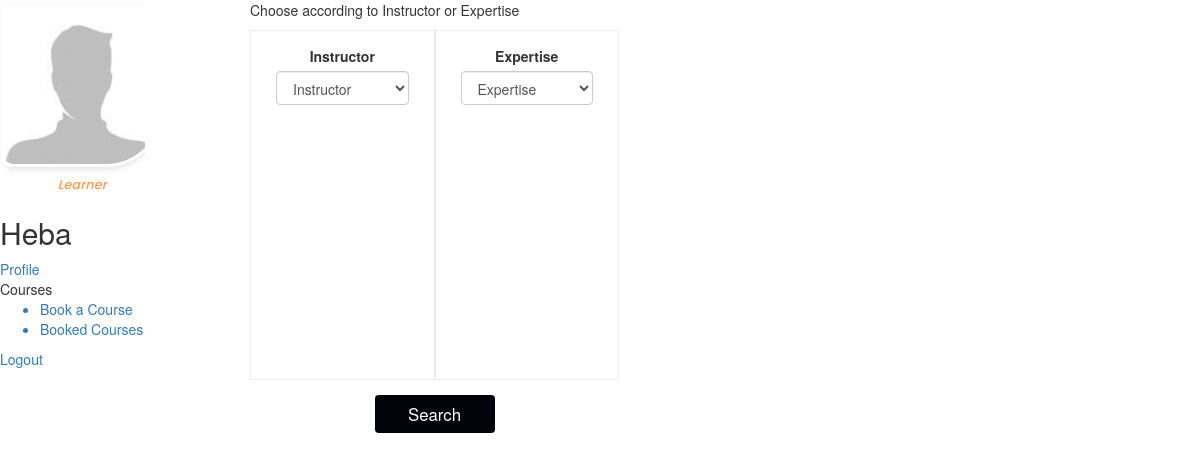
The page /dash/student/Book (signed in) on the database as committed earlier.
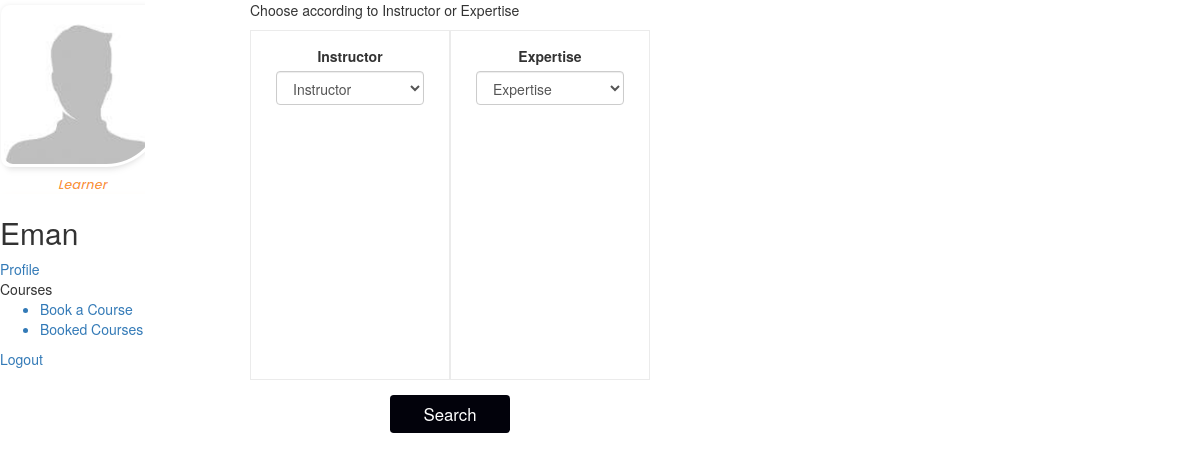
The same page on the database as committed later.
### ehub/models.py (models this page shows)
class Student(db.Model):
    id = db.Column(db.Integer, primary_key = True)
    name = db.Column(db.String(length=25), nullable = False, unique = True)
    email=db.Column(db.String(length=120), nullable = False, unique = True)
    password = db.Column(db.String(length=60), nullable = False)
    courses = db.relationship('Course', secondary=stud_course, backref='students_enrolled', lazy=True)

### ehub/routes.py (the view, shortened to what this page needs)
@app.route("/dash/student/Book", methods=['GET', 'POST'], strict_slashes=False)
@app.route("/dash/student/Book/<int:id>", methods=['GET', 'POST'], strict_slashes=False)
@login_required
@student_Permission.require(http_exception=403)
def student_Booking(id = 0):
    user_id = current_user.id
    student = get_std_data(user_id)
    unbooked_courses=[]
    if id != 0:
        C = Course.query.filter_by(id = id).first()
        if C not in student.courses:
            student.courses.append(C)
            db.session.commit()
        return redirect (url_for("account_student", name= student.name, title="account"))
    form = Book_newcourse_Form()
    return render_template("book_course.html",form=form,name= student.name,
                           title="Booking")

### ehub/forms.py
class Book_newcourse_Form(FlaskForm):
    instructor = SelectField("Instructor",choices=fill_Inst_list, validators=[DataRequired()])
    expertise = SelectField('Expertise', choices= fill_course_list, validators=[DataRequired()])
    Search   = SubmitField('Search')

### ehub/forms.py (called while the page is built)
def fill_Inst_list():
    list_names = []
    list_inst = Instructor.query.all()
    list_names.append("Instructor")
    for I in list_inst:
        list_names.append(I.name)
    return list_names

def fill_course_list():
    list_names = []
    list_expertise = Category.query.all()
    list_names.append("Expertise")
    for exp in list_expertise:
        list_names.append(exp.name)
    return list_names

### ehub/models.py (called while the page is built)
@login_manager.user_loader
def load_user(user_id):
    return User.query.get(int(user_id))

### ehub/routes.py (called while the page is built)
def get_std_data(user_id):
    user = User.query.filter_by(id =user_id).first()
    student = Student.query.filter_by(id =user.user_id).first()
    return student

### ehub/templates/book_course.html (shortened to what this page needs)
<html lang="en">
  <head>
    <link
      rel="stylesheet"
      href="https://cdnjs.cloudflare.com/ajax/libs/jqueryui/1.12.1/themes/base/jquery-ui.min.css"
    />
    <link
      rel="stylesheet"
      href="https://cdnjs.cloudflare.com/ajax/libs/twitter-bootstrap/3.3.7/css/bootstrap.min.css"
    />
    <link
      rel="stylesheet"
      href="https://cdnjs.cloudflare.com/ajax/libs/font-awesome/4.7.0/css/font-awesome.min.css"
    />
    <link
      rel="stylesheet"
      href="https://cdnjs.cloudflare.com/ajax/libs/simple-line-icons/2.4.1/css/simple-line-icons.min.css"
    />
    <link
      rel="stylesheet"
      href="https://cdnjs.cloudflare.com/ajax/libs/OwlCarousel2/2.3.4/assets/owl.carousel.min.css"
    />
    <link
      rel="stylesheet"
      href="https://cdnjs.cloudflare.com/ajax/libs/OwlCarousel2/2.3.4/assets/owl.theme.default.min.css"
    />
    <link
      rel="stylesheet"
      href="https://cdnjs.cloudflare.com/ajax/libs/select2/4.0.5/css/select2.min.css"
    />
    <link
      rel="stylesheet"
      href="https://cdnjs.cloudflare.com/ajax/libs/bootstrap-daterangepicker/3.0.5/daterangepicker.min.css"
    />
    <link
      rel="stylesheet"
      href="https://cdnjs.cloudflare.com/ajax/libs/lightbox2/2.11.3/css/lightbox.min.css"
    />
    <link
      rel="stylesheet"
      href="https://cdnjs.cloudflare.com/ajax/libs/animate.css/3.1.1/animate.min.css"
    />
    <link
      rel="stylesheet"
      href="https://cdnjs.cloudflare.com/ajax/libs/bootstrap-sweetalert/1.0.1/sweetalert.min.css"
    />
    <link
      rel="stylesheet"
      href="https://www.academiescity.com/css/front_scss.css"
    />
    <link rel="stylesheet" href="https://www.academiescity.com/css/front.css" />
    <link
      rel="stylesheet"
      type="text/css"
      href="{{ url_for('static', filename='style.css') }}"
    />
    <link rel="stylesheet" type="text/css" href="{{ url_for('static', filename='course_img.css') }}">
  </head>
  </head>
  <div class="new_course">
    <div class="content-section" style="width:250px">
      <div class="media">
        <img class="rounded-circle account-img" src="{{ url_for('static', filename='student.png') }}" />
        <div class="media-body">
          <h2 class="account-heading">{{name}}</h2>
          <div id="sidebar">
            <a href="/dash/student/profile">Profile</a>
            <br>
            Courses
            <ul>
              <a href="/dash/student/Book"> <li> Book a Course </li></a>
              <a href="{{url_for('Booked_course')}}"> <li> Booked Courses</li></a>
            </ul>
            <a href="/logout">Logout</a>
          </div>
        </div>
      </div>
    </div>
    <div class="form-group shows">
      <p> Choose according to Instructor or Expertise</p>
      <form method ="POST" action="">
      <div class = "form-group col-md-6 tile tile-show ">
        {{ form.instructor.label(class="form-control-label") }}
        {{ form.instructor(class= 'form-control') }}
      </div>
      <div class="form-group col-md-6 tile tile-show">
        {{ form.expertise.label(class="form-control-label") }}
        {{ form.expertise(class= 'form-control') }}
      </div>
      <div class = 'inputfield tile tile-show'>
        {{ form.Search (class= "btn btn-lg btn-primary ") }}
         </div>
     </form>
    </div>
  </div>
 </html>

### ehub/static/style.css (style rules this page uses)
.new_course { display:flex; }
* { box-sizing: border-box; }
:root { --padding-x: 20px; --padding-y: 10px; --mainColor: #02020b; --lightColor-1: #ece4b7; --lightColor-2: #e6aa68; --lightColor-3: #ffffff; --lightColor-4: #f8f7f9; --darkColor-1: #191921; --darkColor-2: #303037; --darkColor-3: #f9f9f9; --dangerColor: #ef5350; --bs-border-width: 1px; --bs-border-radius: 0.375rem; --mainTransition: 0.5s; --boxShadow: 1px 1px 2px var(--darkColor-2); font-family: "Roboto", sans-serif; font-weight: 300; color: var(--darkColor); }
.btn { --bs-btn-padding-x: 0.75rem; --bs-btn-padding-y: 0.65rem; --bs-btn-font-weight: 400; --bs-btn-line-height: 1.5; --bs-btn-color: var(--lightColor-3); --bs-btn-bg: var(--mainColor); --bs-btn-border-width: var(--bs-border-width); --bs-btn-border-color: transparent; --bs-btn-border-radius: var(--bs-border-radius); display: inline-block; padding: var(--bs-btn-padding-y) var(--bs-btn-padding-x); font-weight: var(--bs-btn-font-weight); line-height: var(--bs-btn-line-height); color: var(--bs-btn-color); cursor: pointer; border: none; border-radius: var(--bs-btn-border-radius); background-color: var(--bs-btn-bg); transition: color 0.15s ease-in-out, background-color 0.15s ease-in-out, border-color 0.15s ease-in-out, box-shadow 0.15s ease-in-out; width: 120px; position: relative; font-size: 1.2em; font-weight: 400; }
.btn::after { content: ""; background-color: var(--lightColor-3); opacity: 0; position: absolute; width: 100%; height: 100%; top: 0; right: 0; transition: var(--mainTransition); }

### ehub/static/course_img.css (style rules this page uses)
.shows .tile-show { height: 350px; }
.tile { text-align: center; padding: 15px 25px; border: solid 1px #ebebeb; height: 325px; margin-bottom: 15px; }

Rows that differ between the two databases and show on the page:
no longer on this page (row edited): Student: name "Heba"
added Student: name "Eman"
